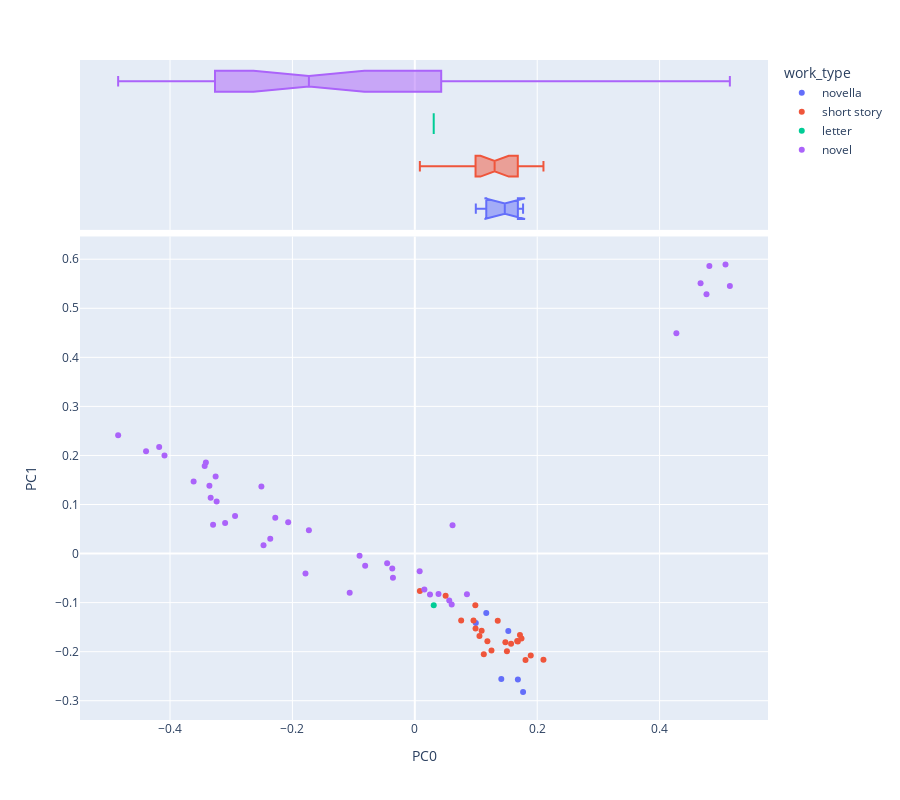

The notebook cell saved with this chart:
### Code cell
import pandas as pd
import numpy as np
from scipy.linalg import norm
import plotly_express as px
import seaborn as sns
from sklearn.decomposition import PCA
sns.set(style='ticks')
OHCO = ['book_id', 'chap_id']
# Added after class
norm_docs = True # This has the effect of exaggerating variance when False
center_term_vectors = True # This has the effect of demoting authorship when False
colors = "YlGnBu" 
# colors = "Spectral"




pca_engine = PCA(n_components=10)
DCM = pd.DataFrame(pca_engine.fit_transform(L2.fillna(0)), index=L2.index)
DCM.columns = ['PC{}'.format(i) for i in DCM.columns]
DCM = DCM.join(LIB[['author','work_type']], on='book_id') #the lavel i will use is work_type
def vis_pcs(M, a, b, label='author', hover_name='author', symbol=None, size=None):
    return px.scatter(M, f"PC{a}", f"PC{b}", color=label, hover_name=hover_name, 
                     symbol=symbol, size=size,
                     marginal_x='box', height=800)

def vis_loadings(a=0, b=1, hover_name='term_str'):
    return px.scatter(LOADINGS.reset_index(), f"PC{a}", f"PC{b}", 
                      text='term_str', hover_name='term_str',
                      size='dfidf', color='max_pos_group', 
                      marginal_x='box', height=800)
LOADINGS = pd.DataFrame(pca_engine.components_.T * np.sqrt(pca_engine.explained_variance_))
LOADINGS.columns = ["PC{}".format(i) for i in LOADINGS.columns]
LOADINGS.index = L2.columns
LOADINGS.index.name = 'term_str'
LOADINGS = LOADINGS.join(VOCAB)
vis_pcs(DCM, 0, 1, label='work_type', hover_name= 'work_type')

### Figure 1 — Plotly figure (JSON) as saved in the notebook; plotly's stock layout.template omitted (floating-point values rounded to 4 significant figures)
{"data": [{"hovertemplate": "<b>%{hovertext}</b><br><br>work_type=novella<br>PC0=%{x}<br>PC1=%{y}<extra></extra>", "hovertext": ["novella", "novella", "novella", "novella", "novella", "novella"], "legendgroup": "novella", "marker": {"color": "#636efa", "symbol": "circle"}, "mode": "markers", "name": "novella", "orientation": "v", "showlegend": true, "type": "scatter", "x": [0.1413, 0.1769, 0.1684, 0.09967, 0.1168, 0.1527], "xaxis": "x", "y": [-0.2557, -0.2824, -0.2569, -0.1418, -0.121, -0.1578], "yaxis": "y"}, {"alignmentgroup": "True", "hovertemplate": "<b>%{hovertext}</b><br><br>work_type=novella<br>PC0=%{x}<extra></extra>", "hovertext": ["novella", "novella", "novella", "novella", "novella", "novella"], "legendgroup": "novella", "marker": {"color": "#636efa", "symbol": "circle"}, "name": "novella", "notched": true, "offsetgroup": "novella", "showlegend": false, "type": "box", "x": [0.1413, 0.1769, 0.1684, 0.09967, 0.1168, 0.1527], "xaxis": "x2", "yaxis": "y2"}, {"hovertemplate": "<b>%{hovertext}</b><br><br>work_type=short story<br>PC0=%{x}<br>PC1=%{y}<extra></extra>", "hovertext": ["short story", "short story", "short story", "short story", "short story", "short story", "short story", "short story", "short story", "short story", "short story", "short story", "short story", "short story", "short story", "short story", "short story", "short story", "short story", "short story", "short story", "short story"], "legendgroup": "short story", "marker": {"color": "#EF553B", "symbol": "circle"}, "mode": "markers", "name": "short story", "orientation": "v", "showlegend": true, "type": "scatter", "x": [0.1355, 0.1253, 0.1505, 0.1718, 0.2102, 0.09889, 0.1186, 0.1056, 0.07575, 0.05035, 0.1127, 0.1573, 0.09923, 0.09591, 0.1092, 0.1743, 0.148, 0.1683, 0.1673, 0.1809, 0.1894, 0.008249], "xaxis": "x", "y": [-0.137, -0.1977, -0.1992, -0.1659, -0.2165, -0.1056, -0.1785, -0.1682, -0.1365, -0.08619, -0.205, -0.1838, -0.1527, -0.1364, -0.1575, -0.1732, -0.1809, -0.1791, -0.178, -0.2172, -0.2077, -0.07641], "yaxis": "y"}, {"alignmentgroup": "True", "hovertemplate": "<b>%{hovertext}</b><br><br>work_type=short story<br>PC0=%{x}<extra></extra>", "hovertext": ["short story", "short story", "short story", "short story", "short story", "short story", "short story", "short story", "short story", "short story", "short story", "short story", "short story", "short story", "short story", "short story", "short story", "short story", "short story", "short story", "short story", "short story"], "legendgroup": "short story", "marker": {"color": "#EF553B", "symbol": "circle"}, "name": "short story", "notched": true, "offsetgroup": "short story", "showlegend": false, "type": "box", "x": [0.1355, 0.1253, 0.1505, 0.1718, 0.2102, 0.09889, 0.1186, 0.1056, 0.07575, 0.05035, 0.1127, 0.1573, 0.09923, 0.09591, 0.1092, 0.1743, 0.148, 0.1683, 0.1673, 0.1809, 0.1894, 0.008249], "xaxis": "x2", "yaxis": "y2"}, {"hovertemplate": "<b>%{hovertext}</b><br><br>work_type=letter<br>PC0=%{x}<br>PC1=%{y}<extra></extra>", "hovertext": ["letter"], "legendgroup": "letter", "marker": {"color": "#00cc96", "symbol": "circle"}, "mode": "markers", "name": "letter", "orientation": "v", "showlegend": true, "type": "scatter", "x": [0.03089], "xaxis": "x", "y": [-0.1054], "yaxis": "y"}, {"alignmentgroup": "True", "hovertemplate": "<b>%{hovertext}</b><br><br>work_type=letter<br>PC0=%{x}<extra></extra>", "hovertext": ["letter"], "legendgroup": "letter", "marker": {"color": "#00cc96", "symbol": "circle"}, "name": "letter", "notched": true, "offsetgroup": "letter", "showlegend": false, "type": "box", "x": [0.03089], "xaxis": "x2", "yaxis": "y2"}, {"hovertemplate": "<b>%{hovertext}</b><br><br>work_type=novel<br>PC0=%{x}<br>PC1=%{y}<extra></extra>", "hovertext": ["novel", "novel", "novel", "novel", "novel", "novel", "novel", "novel", "novel", "novel", "novel", "novel", "novel", "novel", "novel", "novel", "novel", "novel", "novel", "novel", "novel", "novel", "novel", "novel", "novel", "novel", "novel", "novel", "novel", "novel", "novel", "novel", "novel", "novel", "novel", "novel", "novel", "novel", "novel", "novel", "novel"], "legendgroup": "novel", "marker": {"color": "#ab63fa", "symbol": "circle"}, "mode": "markers", "name": "novel", "orientation": "v", "showlegend": true, "type": "scatter", "x": [0.4274, 0.5148, 0.467, 0.5077, 0.4766, 0.4813, -0.228, -0.3336, -0.4177, -0.4848, -0.1731, -0.3434, -0.3414, -0.2069, -0.2507, -0.2937, -0.3255, -0.409, -0.09031, -0.4392, -0.2362, -0.31, -0.2472, -0.1787, -0.1064, -0.3297, -0.3356, -0.3614, -0.03572, -0.08114, -0.3239, -0.03682, 0.01562, -0.04521, 0.08517, 0.05629, 0.06165, 0.02481, 0.00793, 0.03872, 0.06024], "xaxis": "x", "y": [0.4491, 0.5453, 0.5508, 0.5895, 0.5284, 0.5864, 0.07313, 0.1139, 0.2174, 0.2413, 0.04766, 0.1784, 0.1855, 0.06389, 0.1366, 0.07644, 0.1573, 0.1997, -0.00466, 0.2085, 0.03023, 0.06227, 0.01677, -0.04052, -0.07987, 0.05863, 0.1381, 0.1467, -0.04914, -0.02467, 0.1062, -0.0302, -0.07349, -0.01967, -0.0827, -0.09564, 0.05796, -0.08337, -0.03587, -0.08236, -0.1038], "yaxis": "y"}, {"alignmentgroup": "True", "hovertemplate": "<b>%{hovertext}</b><br><br>work_type=novel<br>PC0=%{x}<extra></extra>", "hovertext": ["novel", "novel", "novel", "novel", "novel", "novel", "novel", "novel", "novel", "novel", "novel", "novel", "novel", "novel", "novel", "novel", "novel", "novel", "novel", "novel", "novel", "novel", "novel", "novel", "novel", "novel", "novel", "novel", "novel", "novel", "novel", "novel", "novel", "novel", "novel", "novel", "novel", "novel", "novel", "novel", "novel"], "legendgroup": "novel", "marker": {"color": "#ab63fa", "symbol": "circle"}, "name": "novel", "notched": true, "offsetgroup": "novel", "showlegend": false, "type": "box", "x": [0.4274, 0.5148, 0.467, 0.5077, 0.4766, 0.4813, -0.228, -0.3336, -0.4177, -0.4848, -0.1731, -0.3434, -0.3414, -0.2069, -0.2507, -0.2937, -0.3255, -0.409, -0.09031, -0.4392, -0.2362, -0.31, -0.2472, -0.1787, -0.1064, -0.3297, -0.3356, -0.3614, -0.03572, -0.08114, -0.3239, -0.03682, 0.01562, -0.04521, 0.08517, 0.05629, 0.06165, 0.02481, 0.00793, 0.03872, 0.06024], "xaxis": "x2", "yaxis": "y2"}], "layout": {"height": 800, "legend": {"title": {"text": "work_type"}, "tracegroupgap": 0}, "margin": {"t": 60}, "xaxis": {"anchor": "y", "domain": [0, 1], "title": {"text": "PC0"}}, "xaxis2": {"anchor": "y2", "domain": [0, 1], "matches": "x", "showgrid": true, "showticklabels": false}, "yaxis": {"anchor": "x", "domain": [0, 0.7326], "title": {"text": "PC1"}}, "yaxis2": {"anchor": "x2", "domain": [0.7426, 1], "matches": "y2", "showgrid": false, "showline": false, "showticklabels": false, "ticks": ""}}}
